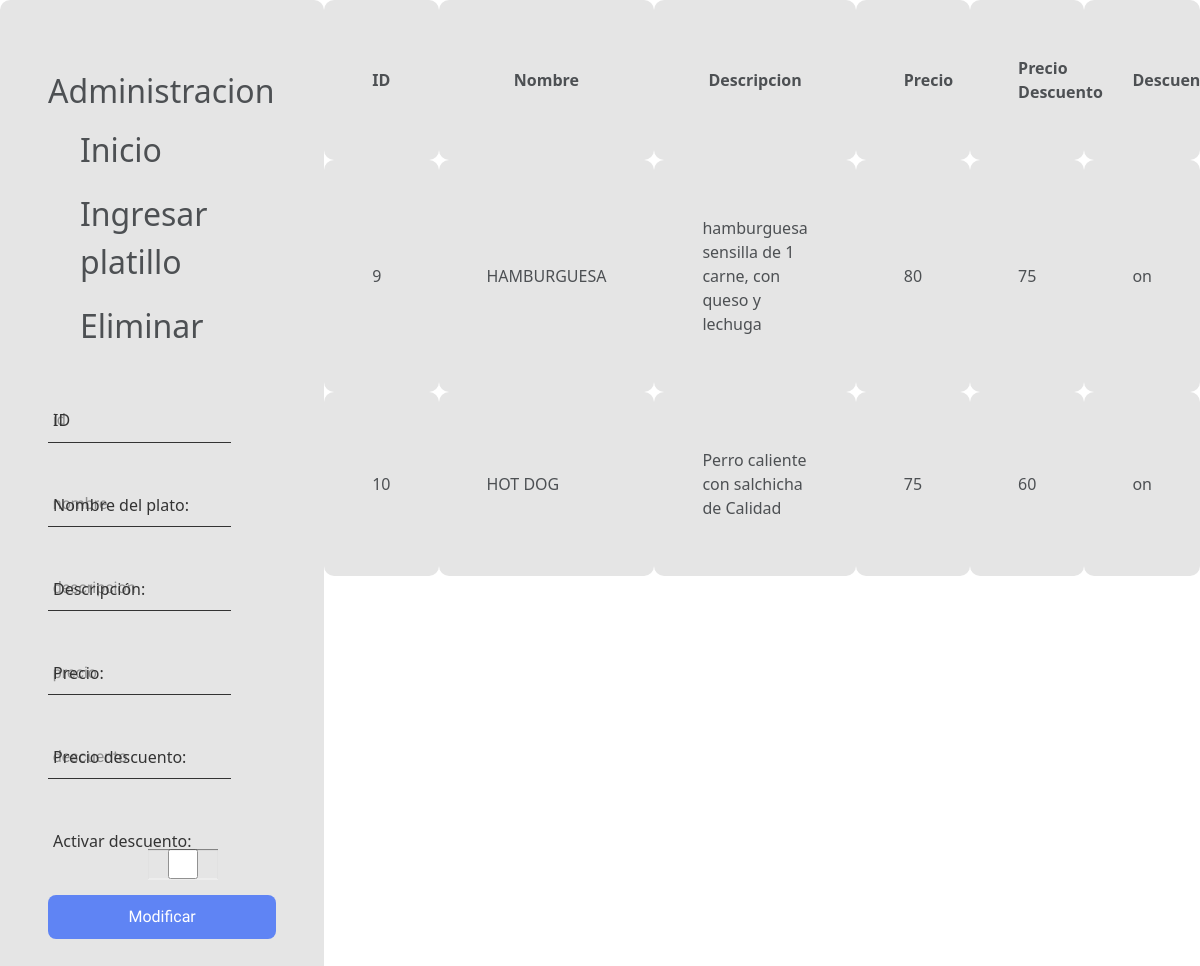
/administrador (signed in), run on the app's committed database.
### tables this page shows
CREATE TABLE comida(id INTEGER primary key AUTOINCREMENT,
nombre TEXT,
descripcion TEXT,
precio int not null,
precio_decuento int ,
Descuento boolean);

### app.py (the view)
@app.route("/administrador", methods=["GET", "POST"])
@login_required
def administrador():
    if(request.method == "POST"):
        id = request.form.get('id')
        nombre = request.form.get('nombre')
        descripcion = request.form.get('descripcion')
        precio = request.form.get('precio')
        descuento = request.form.get('descuento')
        p_descuento = request.form.get('p_descuento')
        if len(id) != 1 :
            return apology('El Platillo, no existe', 400)
        else:
            db.execute("UPDATE comida SET nombre = ?, descripcion = ?, precio = ?, precio_decuento = ?, Descuento = ? WHERE id = ?", nombre, descripcion, precio, descuento, p_descuento, id)
            return redirect('/landing')
    else:
        comidas = db.execute("SELECT id, nombre, descripcion, precio, precio_decuento, Descuento FROM comida")
        return render_template("administrador.html", comidas=comidas)

### app.py (called while the page is built)
@app.after_request
def after_request(response):
    response.headers["Cache-Control"] = "no-cache, no-store, must-revalidate"
    response.headers["Expires"] = 0
    response.headers["Pragma"] = "no-cache"
    return response

### helpers.py (called while the page is built)
def login_required(f):
    @wraps(f)
    def decorated_function(*args, **kwargs):
        if session.get("user_id") is None:
            return redirect("/login")
        return f(*args, **kwargs)
    return decorated_function

### templates/administrador.html (shortened to what this page needs)
{% extends "layout.html" %}
{% block css %} "/static/css/admint.css"{% endblock %}
{% block body %}
<form class="form" action="/administrador" method="post">
    <h2 class="form_title">Administracion</h2>
    <div>
        <nav>
            <ul> <a href="/landing" class="estilos">Inicio</a></ul>
            <ul> <a href="/admin" class="estilos">Ingresar platillo</a></ul>
            <ul> <a href="/eliminar" class="estilos">Eliminar</a></ul>
        </nav>
    </div>
    <div class="form_container">
        <div class="form_group">
            <input type="text" id="id" name="id" class="form_input"
                placeholder="id">
            <label for="id" class="form_label">ID</label>
        </div>
        <div class="form_group">
            <input type="text" id="nombre" name="nombre" class="form_input"
                placeholder="nombre">
            <label for="nombre" class="form_label">Nombre del plato:</label>
        </div>
        <div class="form_group">
            <input type="text" id="descripcion" name="descripcion"
                class="form_input" placeholder="descripcion" required>
            <label for="descripcion" class="form_label">Descripción:</label>
        </div>
        <div class="form_group">
            <input type="number" id="precio" name="precio" class="form_input"
                placeholder="precio" required>
            <label for="precio" class="form_label">Precio:</label>
        </div>
        <div class="form_group">
            <input type="number" id="descuento" name="descuento"
                class="form_input" placeholder="descuento">
            <label for="descuento" class="form_label">Precio descuento:</label>
        </div>
        <div class="form_group">
            <label for="descuento" class="form_label">Activar descuento:</label>
            <input type="checkbox" id="p_descuento" name="p_descuento"
                class="checkbox-JASoft">
        </div>
        <input type="submit" class="form_submit" value="Modificar">
    </div>
</form>
<table class="normal" summary="Tabla genérica" width="100px" height="100px">
    <tr>
        <th scope="col" class="normal th">ID</th>
        <th scope="col" class="normal th">Nombre</th>
        <th scope="col" class="normal th">Descripcion</th>
        <th scope="col" class="normal th">Precio</th>
        <th scope="col" class="normal th">Precio Descuento</th>
        <th scope="col" class="normal th">Descuento</th>
    </tr>
    {% for comidas in comidas %}
    <tr>
        <td> {{ comidas["id"] }}</td>
        <td> {{ comidas["nombre"].upper() }}</td>
        <td> {{ comidas["descripcion"] }}</td>
        <td> {{ comidas["precio"] }}</td>
        <td> {{ comidas["precio_decuento"] }}</td>
        <td> {{ comidas["Descuento"] }}</td>
    </tr>
    {% endfor %}
</table>
{% endblock %}

### templates/layout.html (shortened to what this page needs)
<!DOCTYPE html>
<html lang="es">
   <head>
      <link rel="stylesheet" href={% block css %} {% endblock %}>
      <link rel="stylesheet"
         href="https://unpkg.com/swiper/swiper-bundle.min.css">
      <link rel="stylesheet"
         href="https://cdnjs.cloudflare.com/ajax/libs/font-awesome/6.1.1/css/all.min.css">
      <link
         href="https://cdn.jsdelivr.net/npm/bootstrap@5.0.0-beta2/dist/css/bootstrap.min.css"
         rel="stylesheet"
>
      <link rel="stylesheet"
         href="https://cdnjs.cloudflare.com/ajax/libs/font-awesome/6.1.1/css/all.min.css">
   </head>
   <body>
      {% block body %}
      {% endblock %}
   </body>
</html>

### static/css/admint.css (style rules this page uses)
* { margin: 0; padding: 0; box-sizing: border-box; }
body { font-family: 'Dosis', sans-serif; opacity: 0.8; background-image: url(/static/imagenesLogin/comida1.jpg); background-size: cover; background-repeat: no-repeat; background-position: center; background-attachment: fixed; display: flex; min-height: 100vh; }
.form { background-color: #dfdfdf; margin: auto; width: 90%; max-width: 400px; padding: 4.5em 3em; border-radius: 10px; box-shadow: 0 5px 10px -5px rgb(0, 0, 0 / 30%); text-align: left; margin-left: 0px; }
.form_title { font-size: 2rem; margin-bottom: .5em; }
.form_container { margin-top: 3em; display: grid; gap: 2.5em; }
.form_group { position: relative; --color: #000000; }
.form_input { width: 80%; background: none; color: #706c6c; font-size: 1rem; padding: .6em .3em; border: none; outline: none; border-bottom: 1px solid var(--color); font-family: 'Dosis', sans-serif; }
.form_input:focus, .form_input:not(:placeholder-shown) { color: #4d4646; }
.form_input:focus+.form_label, .form_input:not(:placeholder-shown)+.form_label { transform: translateY(-12px) scale(.7); transform-origin: left top; color: #004e97; }
.form_label { color: var(--color); cursor: pointer; position: absolute; top: 0; left: 5px; transform: translateY(10px); transition: transform .5s, color .3s; }
.form_submit { background: #3866f2; color: #fff; font-family: 'Dosis', sans-serif; font-weight: 300; font-size: 1rem; padding: .6em 0; border: none; border-radius: .5em; position: center; top: 40px; }
.normal td { background-color: #dfdfdf; margin: auto; width: 70%; max-width: 300px; padding: 3.5em 3em; border-radius: 10px; box-shadow: 0 5px 10px -5px rgb(0, 0, 0 / 30%); text-align: left; margin-left: 20px; }
.normal th { background-color: #dfdfdf; margin: auto; width: 25%; height:25%; max-width: 100px; padding: 3.5em 3em; border-radius: 10px; box-shadow: 0 5px 10px -5px rgb(0, 0, 0 / 30%); text-align:center; margin-left: 20px; }
.checkbox-JASoft { display: inline-block; position: relative; top: 30px; left: 100px; width: 70px; height: 30px; background: #555; border-radius: 50px; box-shadow: inset 0px 1px 1px rgba(0, 0, 0, 0.6), 0px 1px 0px rgba(255, 255, 255, 0.3); }
.estilos { font-size: 2rem; margin-bottom: .10em; color: var(--peru); text-decoration: none; cursor:cell; position: center; top: 0; left: 20px; justify-content: space-between; }

### data on the page
comida: id "9", nombre "HAMBURGUESA", descripcion "hamburguesa sensilla de 1 carne, con queso y lechuga", precio "80", precio_decuento "75", Descuento "on"
comida: id "10", nombre "HOT DOG", descripcion "Perro caliente con salchicha de Calidad", precio "75", precio_decuento "60", Descuento "on"
